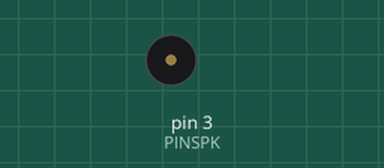
This sketch was run on a simulated Arduino Uno, built with avr-gcc and run on an emulated ATmega328P. On the bench: buzzer (waves = sounding).

Above: at 0.65 s.
At 8.55 s:
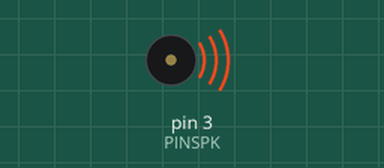
Timing chart, 0 to 8.8 s (numbered marks = the images above):
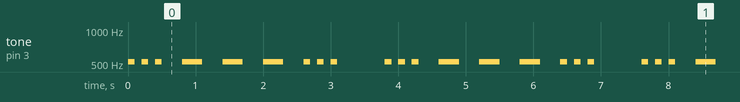

Measured:
- by itself, tone on pin 3 (PINSPK): repeats every 3.8 s: 2 × (silent 0.10 s, 523 Hz 0.10 s), 3 × (silent 0.30 s, 523 Hz 0.30 s), silent 0.30 s, 2 × (523 Hz 0.10 s, silent 0.10 s), 523 Hz 0.10 s, silent 0.70 s, 523 Hz 0.10 s

The sketch:

SOS_code.ino
```cpp
const int PINSPK = 3;     //this is where the buzzer is plugged in

void setup() {
  pinMode(PINSPK, OUTPUT);   //set pin 9 as output
}

void loop() {
  tone(PINSPK, 523);  //beep
  delay(100);
  noTone(PINSPK);
  delay(100);
  tone(PINSPK, 523);  //beep
  delay(100);
  noTone(PINSPK);
  delay(100);
  tone(PINSPK, 523);  //beep
  delay(100);
  noTone(PINSPK);
  delay(300);
  tone(PINSPK, 523);  //beeep
  delay(300);
  noTone(PINSPK);
  delay(300);
  tone(PINSPK, 523);  //beeep
  delay(300);
  noTone(PINSPK);
  delay(300);
  tone(PINSPK, 523);  //beeep
  delay(300);
  noTone(PINSPK);
  delay(300);
  tone(PINSPK, 523);  //beep
  delay(100);
  noTone(PINSPK);
  delay(100);
  tone(PINSPK, 523);  //beep
  delay(100);
  noTone(PINSPK);
  delay(100);
  tone(PINSPK, 523);  //beep
  delay(100);
  noTone(PINSPK);
  delay(700);
}

  /*c: 523Hz    | music notes and their respective frequencies |
   *d: 587Hz
   *e: 659Hz
   *f: 698Hz
   *g: 784Hz
   *a: 880Hz
   *b: 988Hz
    */
```
